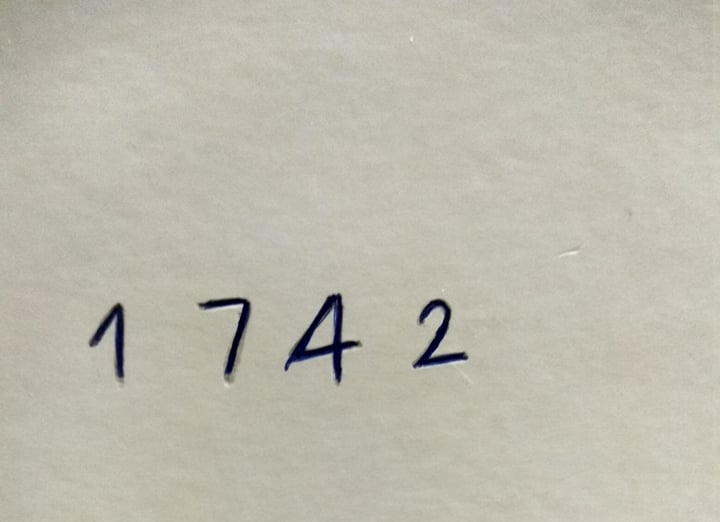
#> input picture photo_1.jpg, 720 x 522 px
$ python performRecognition.py --image photo_1.jpg
#> lines starting #> are read from the running program, lines starting #| are printed output that depends on the picture; after the words box and inside, x2 and y2 are one past the last pixel; in counts of white or black regions, pixels touching at a corner belong together
# -*- coding: utf-8 -*-
# @Author: Duc Khai Tong
# @Date:   2020-11-11 15:22:41
# @Last modified by:   khai
# @Last Modified time: 2020-12-05 08:28:36

# Import the modules
import cv2
import joblib
from skimage.feature import hog
from skimage import exposure
import numpy as np
import argparse
import matplotlib.pyplot as plt


# construct the argument parse and parse the arguments
ap = argparse.ArgumentParser()
ap.add_argument("-i", "--image", required=True, help="path to image")
args = vars(ap.parse_args())

# Load the classifier
clf = joblib.load("digits_cls.pkl")
#> (reads digits_cls.pkl from the repository)

# Read the input image
im = cv2.imread(args["image"])
#> im is the input picture: shape (522, 720, 3); mean B, G, R 173.9, 186.6, 189.6

# Convert to grayscale and apply Gaussian filtering to filter noisy pixels
im_gray = cv2.cvtColor(im, cv2.COLOR_BGR2GRAY)
im_gray = cv2.GaussianBlur(im_gray, (5, 5), 0)
cv2.namedWindow("Gaussian Blur", cv2.WINDOW_NORMAL)
cv2.imshow("Gaussian Blur", im_gray)

# Threshold the image
ret, im_th = cv2.threshold(im_gray, 90, 255, cv2.THRESH_BINARY_INV)
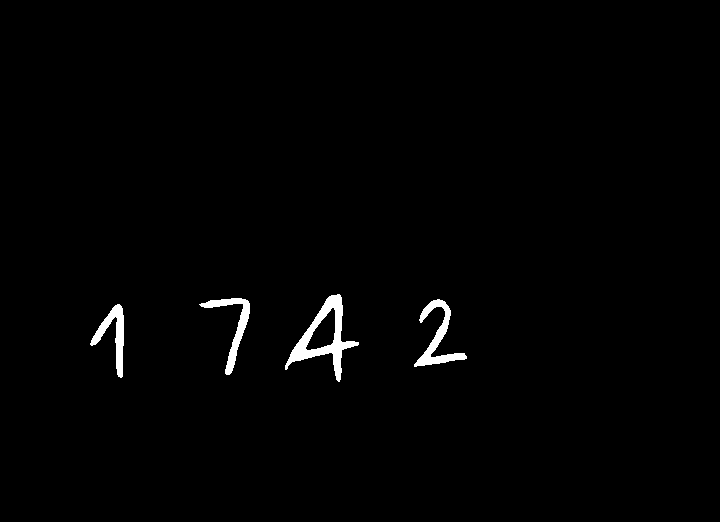
#> im_th: shape (522, 720); 1.2% white; 4 white regions
cv2.namedWindow("Threshold", cv2.WINDOW_NORMAL)
cv2.imshow("Threshold", im_th)

# Find contours in the image
contours, hierarchy = cv2.findContours(im_th, cv2.RETR_EXTERNAL, cv2.CHAIN_APPROX_SIMPLE)
#> contours = 4 contours; box (x1, y1, x2, y2) and area: (285, 294, 359, 382) 2224, (414, 299, 467, 367) 886, (199, 298, 250, 375) 730, (90, 304, 124, 378) 727
cv2.drawContours(im, contours, -1, (0,255,0), 3)
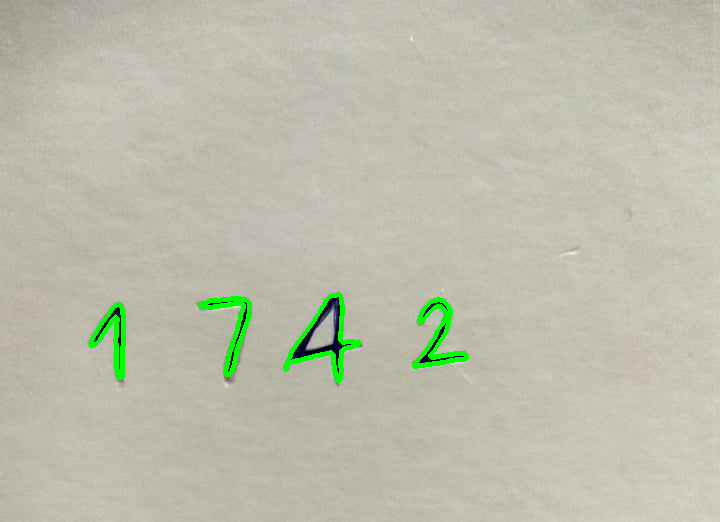
#> im: shape (522, 720, 3); 1.3% of pixels changed, all inside (x1, y1, x2, y2) = (88, 292, 469, 384)
cv2.namedWindow("Contours", cv2.WINDOW_NORMAL)
cv2.imshow("Contours", im)

# Get rectangles contains each contour
rects = [] # rect return format x,y,w,h
for ctr in contours:
    rects.append(cv2.boundingRect(ctr))
#> this loop made 4 passes
#> after the loop, rects = [(90, 304, 34, 74), (414, 299, 53, 68), (199, 298, 51, 77), (285, 294, 74, 88)]


# For each rectangular region, calculate HOG features and predict the digit using Linear SVM.
for rect in rects:
    # Draw the rectangles
    cv2.rectangle(im, (rect[0], rect[1]), (rect[0] + rect[2], rect[1] + rect[3]), (0, 255, 0), 3)
    # Make the rectangular region around the digit
    leng = int(rect[3] * 1.6)
    pt1 = int(rect[1] + rect[3] // 2 - leng // 2)
    pt2 = int(rect[0] + rect[2] // 2 - leng // 2)
    # Regions of interested
    roi = im_th[pt1:pt1+leng, pt2:pt2+leng]

    # Resize the image
    roi = cv2.resize(roi, (28, 28), interpolation=cv2.INTER_AREA)

    # Calculate the HOG features
    roi_hog_fd, hog_image = hog(roi, orientations=9, pixels_per_cell=(7, 7), cells_per_block=(1, 1), block_norm="L2", visualize=True)

    # Get the predicted digits
#> (the run stopped early here; a loop or call above may not have finished)
